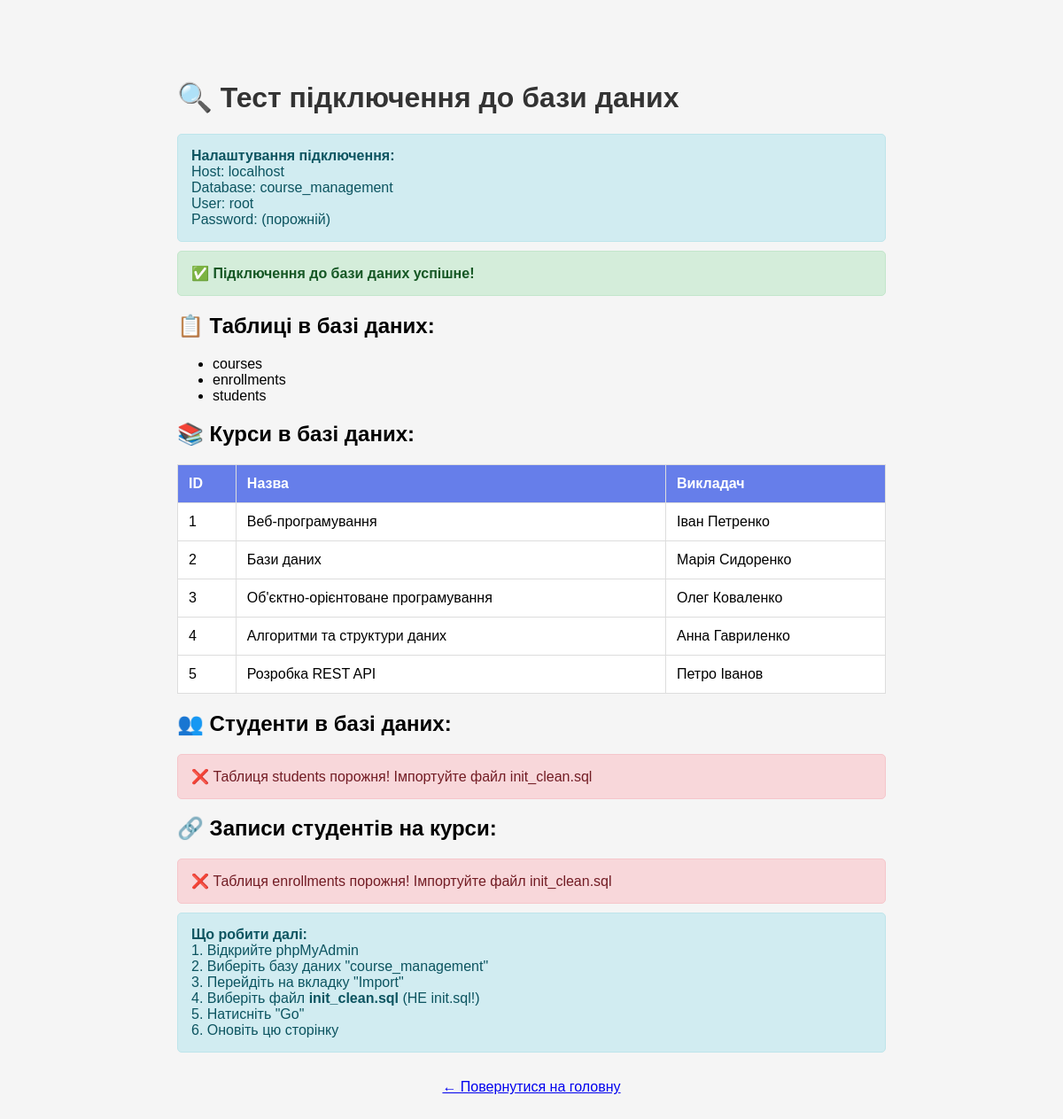
The page /test_connection.php on the database its author committed.
### tables this page shows
CREATE TABLE courses (
    id INT AUTO_INCREMENT PRIMARY KEY,
    name VARCHAR(255) NOT NULL,
    description TEXT,
    instructor VARCHAR(255) NOT NULL,
    created_at TIMESTAMP DEFAULT CURRENT_TIMESTAMP,
    updated_at TIMESTAMP DEFAULT CURRENT_TIMESTAMP ON UPDATE CURRENT_TIMESTAMP
);

### test_connection.php (the view, shortened to what this page needs)
<!DOCTYPE html>
<html lang="uk">
<head>
</head>
<body>
    <h1>🔍 Тест підключення до бази даних</h1>
    <?php
    echo '<div class="info">';
    echo '<strong>Налаштування підключення:</strong><br>';
    echo 'Host: ' . DB_HOST . '<br>';
    echo 'Database: ' . DB_NAME . '<br>';
    echo 'User: ' . DB_USER . '<br>';
    echo 'Password: ' . (DB_PASS ? '***' : '(порожній)') . '<br>';
    echo '</div>';
    try {
        $pdo = new PDO(
            'mysql:host=' . DB_HOST . ';dbname=' . DB_NAME . ';charset=utf8mb4',
            DB_USER,
            DB_PASS,
            [PDO::ATTR_ERRMODE => PDO::ERRMODE_EXCEPTION]
        );
        echo '<div class="success">';
        echo '✅ <strong>Підключення до бази даних успішне!</strong>';
        echo '</div>';
        $tables = $pdo->query("SHOW TABLES")->fetchAll(PDO::FETCH_COLUMN);
        echo '<h2>📋 Таблиці в базі даних:</h2>';
        if (empty($tables)) {
            echo '<div class="error">❌ Таблиць не знайдено! Імпортуйте файл init_clean.sql</div>';
        } else {
            echo '<ul>';
            foreach ($tables as $table) {
                echo '<li>' . htmlspecialchars($table) . '</li>';
            }
            echo '</ul>';
        }
        if (in_array('courses', $tables)) {
            echo '<h2>📚 Курси в базі даних:</h2>';
            $courses = $pdo->query("SELECT * FROM courses")->fetchAll(PDO::FETCH_ASSOC);
            if (empty($courses)) {
                echo '<div class="error">❌ Таблиця courses порожня! Імпортуйте файл init_clean.sql</div>';
            } else {
                echo '<table>';
                echo '<tr><th>ID</th><th>Назва</th><th>Викладач</th></tr>';
                foreach ($courses as $course) {
                    echo '<tr>';
                    echo '<td>' . htmlspecialchars($course['id']) . '</td>';
                    echo '<td>' . htmlspecialchars($course['name']) . '</td>';
                    echo '<td>' . htmlspecialchars($course['instructor']) . '</td>';
                    echo '</tr>';
                }
                echo '</table>';
            }
        }
        if (in_array('students', $tables)) {
            echo '<h2>👥 Студенти в базі даних:</h2>';
            $students = $pdo->query("SELECT * FROM students")->fetchAll(PDO::FETCH_ASSOC);
            if (empty($students)) {
                echo '<div class="error">❌ Таблиця students порожня! Імпортуйте файл init_clean.sql</div>';
            }
        }
        if (in_array('enrollments', $tables)) {
            echo '<h2>🔗 Записи студентів на курси:</h2>';
            $enrollments = $pdo->query("SELECT COUNT(*) as count FROM enrollments")->fetch(PDO::FETCH_ASSOC);
            if ($enrollments['count'] == 0) {
                echo '<div class="error">❌ Таблиця enrollments порожня! Імпортуйте файл init_clean.sql</div>';
            } else {
                echo '<div class="success">✅ Знайдено ' . $enrollments['count'] . ' записів</div>';
            }
        }
        echo '<div class="info">';
        echo '<strong>Що робити далі:</strong><br>';
        if (empty($tables) || empty($courses) || empty($students)) {
            echo '1. Відкрийте phpMyAdmin<br>';
            echo '2. Виберіть базу даних "course_management"<br>';
            echo '3. Перейдіть на вкладку "Import"<br>';
            echo '4. Виберіть файл <strong>init_clean.sql</strong> (НЕ init.sql!)<br>';
            echo '5. Натисніть "Go"<br>';
            echo '6. Оновіть цю сторінку';
        } else {
            echo '✅ Все готово! Перейдіть на <a href="index.php">головну сторінку</a>';
        }
        echo '</div>';
    } catch (PDOException $e) {
        echo '<div class="error">';
        echo '❌ <strong>Помилка підключення до бази даних:</strong><br>';
        echo htmlspecialchars($e->getMessage());
        echo '<br><br><strong>Можливі причини:</strong><br>';
        echo '1. MySQL не запущений (перевірте XAMPP Control Panel)<br>';
        echo '2. Неправильний пароль (перевірте config/config.php)<br>';
        echo '3. База даних не створена (створіть базу "course_management" в phpMyAdmin)';
        echo '</div>';
    }
    ?>
    <p style="margin-top: 30px; text-align: center; color: #999;">
        <a href="index.php">← Повернутися на головну</a>
    </p>
</body>
</html>

### test_connection.php (style rules this page uses)
body { font-family: Arial, sans-serif; max-width: 800px; margin: 50px auto; padding: 20px; background: #f5f5f5; }
.success { background: #d4edda; border: 1px solid #c3e6cb; color: #155724; padding: 15px; border-radius: 5px; margin: 10px 0; }
.error { background: #f8d7da; border: 1px solid #f5c6cb; color: #721c24; padding: 15px; border-radius: 5px; margin: 10px 0; }
.info { background: #d1ecf1; border: 1px solid #bee5eb; color: #0c5460; padding: 15px; border-radius: 5px; margin: 10px 0; }
table { width: 100%; border-collapse: collapse; background: white; margin: 20px 0; }
th, td { padding: 12px; text-align: left; border: 1px solid #ddd; }
th { background: #667eea; color: white; }
h1 { color: #333; }

### rows shown on the page
courses: id "1", name "Веб-програмування", instructor "Іван Петренко"
courses: id "2", name "Бази даних", instructor "Марія Сидоренко"
courses: id "3", name "Об'єктно-орієнтоване програмування", instructor "Олег Коваленко"
courses: id "4", name "Алгоритми та структури даних", instructor "Анна Гавриленко"
courses: id "5", name "Розробка REST API", instructor "Петро Іванов"

### other values the page prints
DB_HOST "localhost"
DB_NAME "course_management"
DB_USER "root"
$table "courses"
$table "enrollments"
$table "students"
